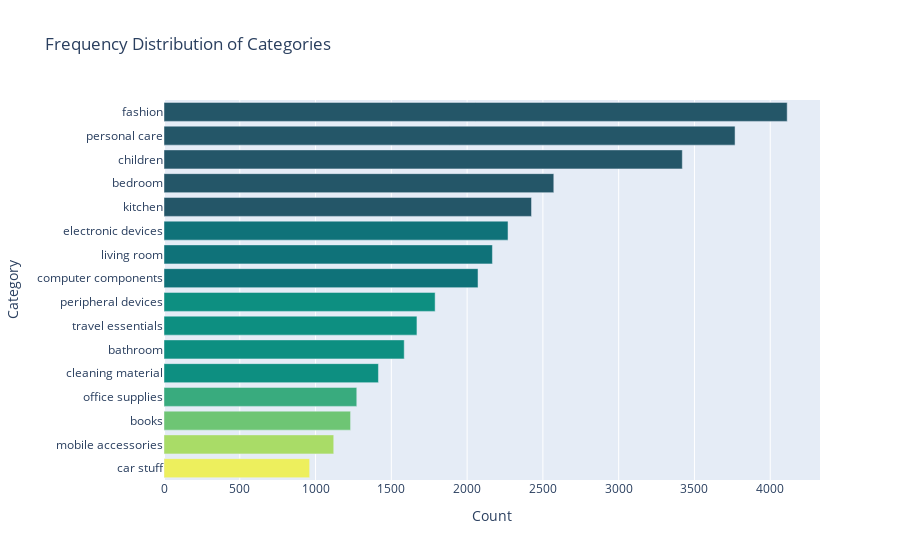

Notebook source saved alongside this figure:
### Markdown cell above
### Exploratory Data Analysis

### Code cell
import plotly.graph_objects as go
import plotly.express as px
import numpy as np

# Count the frequency of each category
category_counts = df_itemset['category'].value_counts().reset_index()
category_counts.columns = ['category', 'count']

# Sort categories by count for a consistent gradient effect
category_counts.sort_values('count', ascending=True, inplace=True)

# Normalize count values for color mapping
count_normalized = (category_counts['count'] - category_counts['count'].min()) / (category_counts['count'].max() - category_counts['count'].min())

# Manually interpolate colors from Viridis scale
viridis_scale = px.colors.sequential.Aggrnyl
colors = [viridis_scale[int(np.floor(x * (len(viridis_scale) - 1)))] for x in count_normalized]

# Create a horizontal bar chart
fig = go.Figure()

# Add bars with mapped colors
for i, row in category_counts.iterrows():
    fig.add_trace(go.Bar(
        x=[row['count']],
        y=[row['category']],
        orientation='h',
        marker=dict(color=colors[i]),  # Use the manually mapped color
        name=row['category']
    ))

# Update layout
fig.update_layout(
    title="Frequency Distribution of Categories",
    xaxis_title="Count",
    yaxis_title="Category",
    yaxis=dict(categoryorder='total ascending'),  # Ensure correct order after sorting
    showlegend=False
)

fig.show()

### Figure 1 — Plotly figure (JSON) as saved in the notebook; plotly's stock layout.template omitted (floating-point values rounded to 4 significant figures)
{"data": [{"marker": {"color": "rgb(237, 239, 93)"}, "name": "car stuff", "orientation": "h", "type": "bar", "x": [961], "y": ["car stuff"]}, {"marker": {"color": "rgb(169, 220, 103)"}, "name": "mobile accessories", "orientation": "h", "type": "bar", "x": [1120], "y": ["mobile accessories"]}, {"marker": {"color": "rgb(110, 197, 116)"}, "name": "books", "orientation": "h", "type": "bar", "x": [1231], "y": ["books"]}, {"marker": {"color": "rgb(57, 171, 126)"}, "name": "office supplies", "orientation": "h", "type": "bar", "x": [1272], "y": ["office supplies"]}, {"marker": {"color": "rgb(13, 143, 129)"}, "name": "cleaning material", "orientation": "h", "type": "bar", "x": [1415], "y": ["cleaning material"]}, {"marker": {"color": "rgb(13, 143, 129)"}, "name": "bathroom", "orientation": "h", "type": "bar", "x": [1585], "y": ["bathroom"]}, {"marker": {"color": "rgb(13, 143, 129)"}, "name": "travel essentials", "orientation": "h", "type": "bar", "x": [1669], "y": ["travel essentials"]}, {"marker": {"color": "rgb(13, 143, 129)"}, "name": "peripheral devices", "orientation": "h", "type": "bar", "x": [1789], "y": ["peripheral devices"]}, {"marker": {"color": "rgb(15, 114, 121)"}, "name": "computer components", "orientation": "h", "type": "bar", "x": [2072], "y": ["computer components"]}, {"marker": {"color": "rgb(15, 114, 121)"}, "name": "living room", "orientation": "h", "type": "bar", "x": [2167], "y": ["living room"]}, {"marker": {"color": "rgb(15, 114, 121)"}, "name": "electronic devices", "orientation": "h", "type": "bar", "x": [2270], "y": ["electronic devices"]}, {"marker": {"color": "rgb(36, 86, 104)"}, "name": "kitchen", "orientation": "h", "type": "bar", "x": [2425], "y": ["kitchen"]}, {"marker": {"color": "rgb(36, 86, 104)"}, "name": "bedroom", "orientation": "h", "type": "bar", "x": [2572], "y": ["bedroom"]}, {"marker": {"color": "rgb(36, 86, 104)"}, "name": "children", "orientation": "h", "type": "bar", "x": [3420], "y": ["children"]}, {"marker": {"color": "rgb(36, 86, 104)"}, "name": "personal care", "orientation": "h", "type": "bar", "x": [3768], "y": ["personal care"]}, {"marker": {"color": "rgb(36, 86, 104)"}, "name": "fashion", "orientation": "h", "type": "bar", "x": [4112], "y": ["fashion"]}], "layout": {"showlegend": false, "title": {"text": "Frequency Distribution of Categories"}, "xaxis": {"title": {"text": "Count"}}, "yaxis": {"categoryorder": "total ascending", "title": {"text": "Category"}}}}
